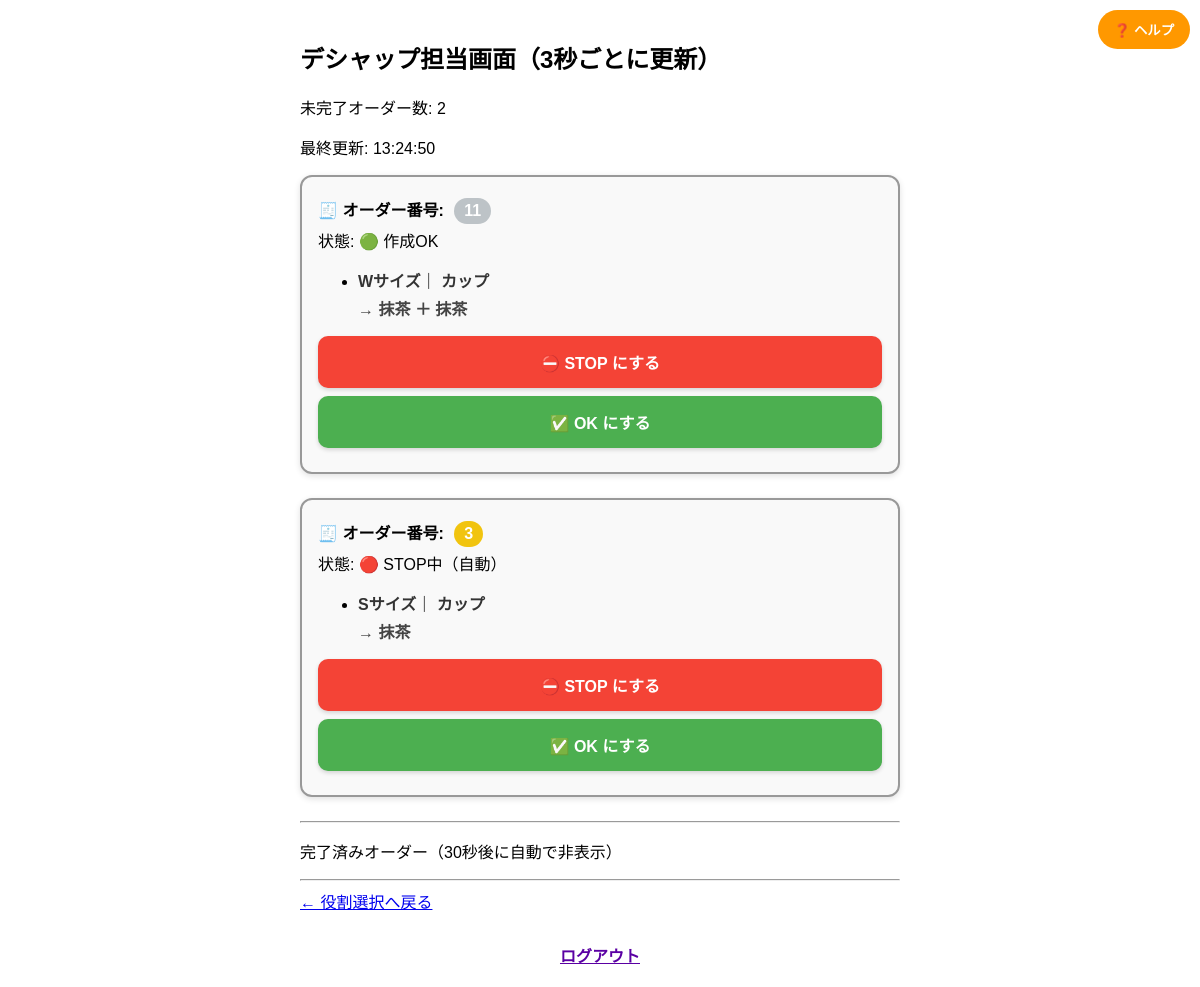
Page /deshap/ on the earlier database version.
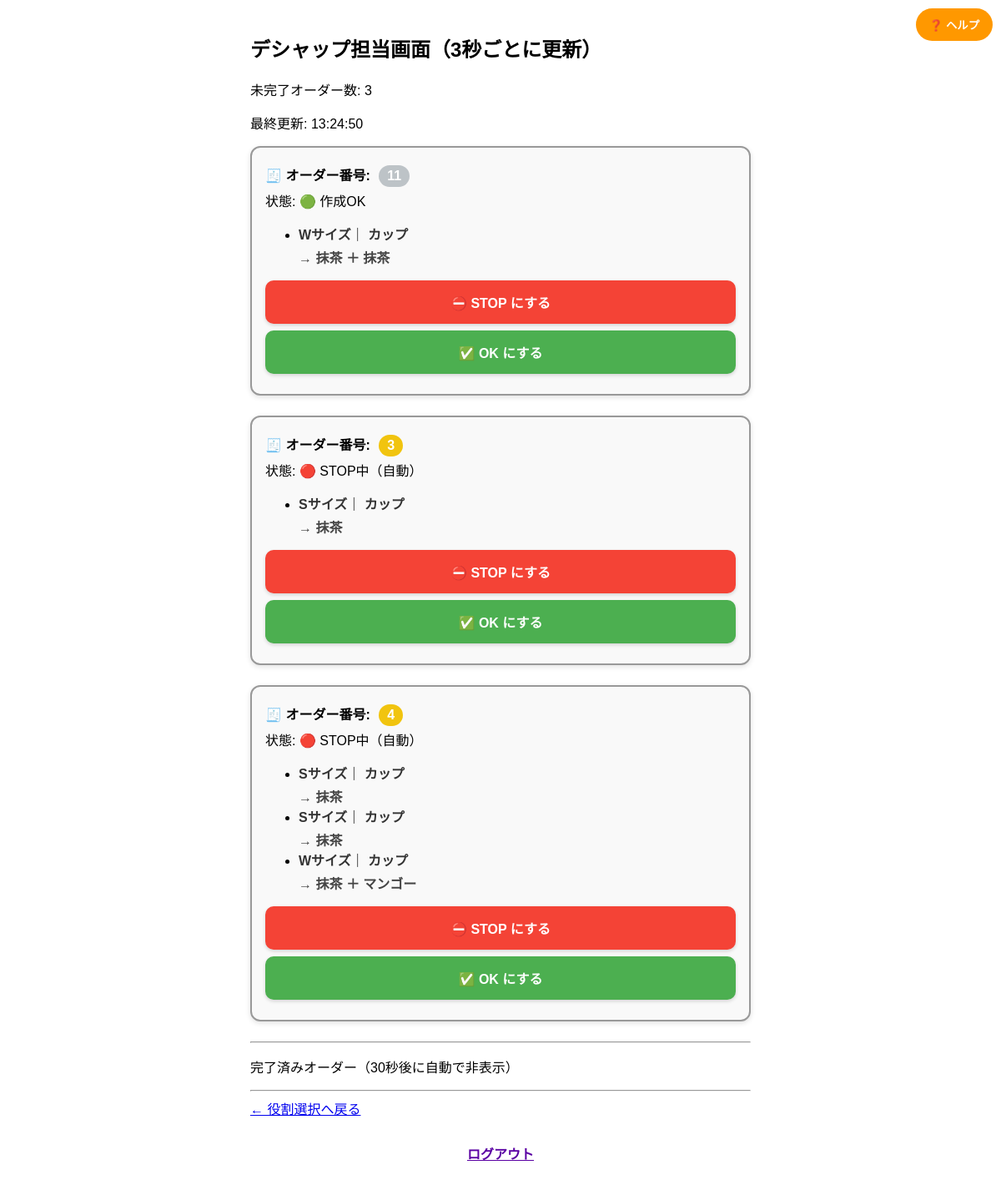
Same page on the later database version.
### orders/models.py (models this page shows, shortened)
class Order(models.Model):
    group_id = models.CharField(max_length=20)
    size = models.CharField(max_length=2, choices=[('S', 'シングル'), ('W', 'ダブル')])
    container = models.CharField(max_length=10, choices=[('cup', 'カップ'), ('cone', 'コーン')])
    flavor1 = models.CharField(max_length=50, choices=FLAVOR_CHOICES)
    flavor2 = models.CharField(max_length=50, blank=True, null=True, choices=FLAVOR_CHOICES)
    is_completed = models.BooleanField(default=False)
    timestamp = models.DateTimeField(auto_now_add=True)
    status = models.CharField(max_length=10, choices=ORDER_STATUS_CHOICES, default='ok')
    clip_color = models.CharField(max_length=10, choices=CLIP_COLOR_CHOICES)
    clip_number = models.IntegerField()
    completed_at = models.DateTimeField(null=True, blank=True)
    is_auto_stopped = models.BooleanField(default=False)  # ← 自動STOPかどうか
    note = models.TextField(blank=True, null=True)  # ← 備考欄を追加
    is_pudding = models.BooleanField(default=False, verbose_name='アフォガードプリン')

### orders/views.py (the view)
# urls.py: path('deshap/', views.deshap_view, name='deshap'),
def deshap_view(request):
    now = localtime()
    all_orders = list(Order.objects.order_by('timestamp'))
    grouped_orders = {}
    for order in all_orders:
        grouped_orders.setdefault(order.group_id, []).append(order)
    active_orders = {}
    completed_orders = {}
    for group_id, orders in grouped_orders.items():
        sorted_orders = sorted(orders, key=lambda o: o.timestamp)
        if all(o.is_completed for o in sorted_orders):
            completed_times = [o.completed_at for o in sorted_orders if o.completed_at]
            if completed_times and now - max(completed_times) <= timedelta(seconds=30):
                completed_orders[group_id] = sorted_orders
        else:
            active_orders[group_id] = sorted_orders
    pending = Order.objects.filter(is_completed=False, status='hold')
    count = pending.values('group_id').distinct().count()
    target_groups = pending.values_list('group_id', flat=True).distinct()
    for group_id in target_groups:
        group_orders = Order.objects.filter(group_id=group_id)
        if group_orders.exists():
            new_status = 'ok' if count <= 3 else 'stop'
            group_orders.update(status=new_status)
    active_count = sum(
        1 for orders in active_orders.values()
        if any(not o.is_completed for o in orders)
    )
    newly_created_group_ids = []
    for group_id, orders in grouped_orders.items():
        if all(not o.is_completed for o in orders):  # 未完了のみ
            created_within_3s = any((timezone.now() - o.timestamp).total_seconds() < 3 for o in orders)
            if created_within_3s:
                newly_created_group_ids.append(group_id)
    context = {
        'grouped_orders': active_orders,
        'completed_orders': completed_orders,
        'now': now,
        'active_count': active_count,
        'newly_created_group_ids': newly_created_group_ids  # ✅ これを追加
    }
    pudding_count_active = sum(
        sum(1 for o in orders if o.is_pudding)
        for orders in active_orders.values()
    )
    pudding_count_completed = sum(
        sum(1 for o in orders if o.is_pudding)
        for orders in completed_orders.values()
    )
    return render(request, 'orders/deshap.html', {
        'grouped_orders': active_orders,
        'completed_orders': completed_orders,
        'now': now,
        'active_count': active_count,
        'pudding_count_active': pudding_count_active,
        'pudding_count_completed': pudding_count_completed,
    })

### orders/templates/orders/deshap.html (shortened to what this page needs)
{% load custom_filters %}
{% load static %}
<!DOCTYPE html>
<html lang="ja">
<head>
</head>
<body>
  <h2>デシャップ担当画面（3秒ごとに更新）</h2>
  <p>未完了オーダー数: {{ active_count }}</p>
  <p>最終更新: {{ now|time:"H:i:s" }}</p>
<button id="helpButton" onclick="openHelp()">❓ ヘルプ</button>
{% for group_id, orders in grouped_orders.items %}
<div class="order-card">
  <p class="clip-id">
    🧾 オーダー番号:
    <span class="clip-badge {{ orders.0.clip_color }}">
      {{ orders.0.clip_number }}
    </span>
  </p>
  <p class="status-line">
    状態:
    {% if orders.0.status == 'ok' %}
      🟢 作成OK
    {% elif orders.0.status == 'stop' %}
      🔴 STOP中{% if orders.0.is_auto_stopped %}（自動）{% endif %}
    {% endif %}
  </p>
<ul>
  {% for order in orders %}
    {% if not order.is_pudding %}
      <li>
        <span class="item-label">{{ order.size }}サイズ</span>｜
        <span class="item-label">
          {% if order.container == 'cup' %}カップ
          {% elif order.container == 'cone' %}コーン
          {% else %}{{ order.container }}{% endif %}
        </span><br>
        <span class="flavor-strong">→ {{ order.flavor1 }}{% if order.flavor2 %} ＋ {{ order.flavor2 }}{% endif %}</span>
      </li>
    {% endif %}
  {% endfor %}
</ul>
  <form method="post" action="/update_status/{{ orders.0.group_id }}/stop/">
    <button type="submit" class="complete-button stop-button">⛔ STOP にする</button>
  </form>
  <form method="post" action="/update_status/{{ orders.0.group_id }}/ok/">
    <button type="submit" class="complete-button ok-button">✅ OK にする</button>
  </form>
</div>
{% endfor %}
  <hr>
  <p>完了済みオーダー（30秒後に自動で非表示）</p>
  <hr>
  <a href="/">← 役割選択へ戻る</a>
  <div class="logout-bottom">
    <a href="/logout/" style="font-weight: bold; color: #5a00a3;">ログアウト</a>
  </div>
</body>
</html>

### orders/templates/orders/deshap.html (style rules this page uses)
body { font-family: sans-serif; padding: 20px; max-width: 600px; margin: auto; }
.order-card { background: #f9f9f9 ; border: 2px solid #999 ; border-radius: 12px ; margin-bottom: 24px ; padding: 16px ; box-shadow: 0 2px 6px rgba(0, 0, 0, 0.12) ; }
.order-card p { margin: 4px 0; }
.complete-button { padding: 14px; font-size: 16px; width: 100%; border-radius: 10px; font-weight: bold; border: none; cursor: pointer; box-shadow: 0 2px 4px rgba(0,0,0,0.15); transition: background-color 0.2s, transform 0.1s; }
.stop-button { background-color: #f44336; color: #fff; }
.ok-button { background-color: #4CAF50; color: #fff; }
.complete-button:first-of-type { margin-bottom: 8px; }
.clip-id { font-weight: bold; margin-bottom: 8px; }
.clip-badge { display: inline-block; padding: 4px 10px; border-radius: 20px; color: white; font-weight: bold; margin-left: 6px; }
.clip-badge.yellow { background-color: #f1c40f; }
.clip-badge.white { background-color: #bdc3c7; }
.item-label { font-weight: bold; color: #333; }
.flavor-strong { font-weight: bold; color: #444; display: inline-block; margin-top: 4px; }
#helpButton { position: fixed; top: 10px; right: 10px; background: #ff9800; color: white; border: none; border-radius: 20px; padding: 10px 16px; font-weight: bold; cursor: pointer; z-index: 999; }
.logout-bottom { text-align: center; margin-top: 30px; }

Differences in the rows shown:
added Order: clip_number "4", status "🔴 STOP中", size "S", container "カップ", flavor1 "抹茶"
added Order: size "S", container "カップ", flavor1 "抹茶", shown under "4"
added Order: size "W", container "カップ", flavor1 "抹茶", flavor2 "マンゴー", shown under "4"
Other differences:
{{ active_count }}: "2" → "3"
